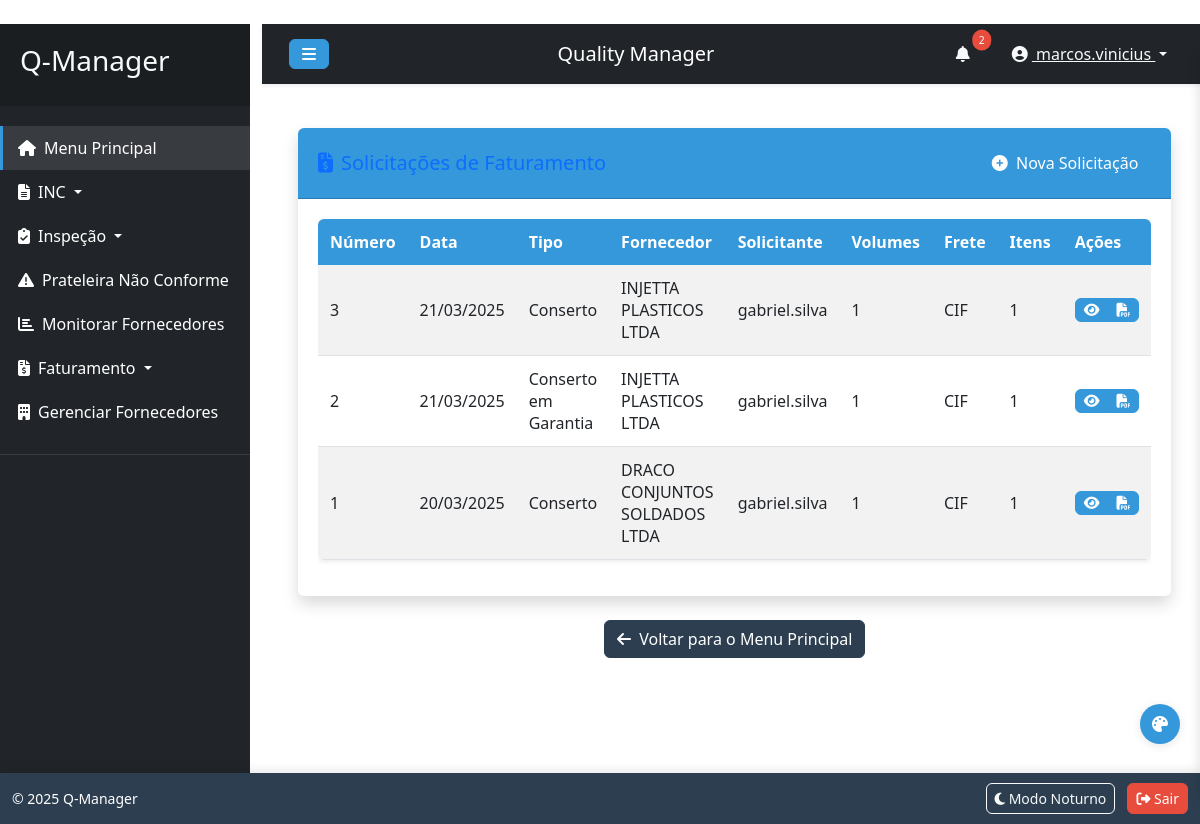
Screenshot of /faturamento/solicitacoes (signed in) with the database file from the repository.
### models.py (models this page shows)
class User(UserMixin, db.Model):
    id = db.Column(db.Integer, primary_key=True)
    username = db.Column(db.String(80), unique=True, nullable=False)
    password = db.Column(db.String(256), nullable=False)
    email = db.Column(db.String(120), unique=True, nullable=True)  # Novo campo para email
    is_admin = db.Column(db.Boolean, default=False)
    is_representante = db.Column(db.Boolean, default=False)  # Novo campo para marcar se é representante
    permissions = db.Column(db.Text, default='{}')  # JSON para armazenar permissões
    created_at = db.Column(db.DateTime, default=datetime.utcnow)
    last_login = db.Column(db.DateTime, nullable=True)
    def has_permission(self, permission_name):
        if self.is_admin:  # Administradores têm todas as permissões
            return True
        try:
            perms = json.loads(self.permissions)
            return perms.get(permission_name, False)
        except:
            return False

class SolicitacaoFaturamento(db.Model):
    id = db.Column(db.Integer, primary_key=True)
    numero = db.Column(db.Integer, unique=True, nullable=False)
    tipo = db.Column(db.String(30), nullable=False)  # Conserto, Conserto em Garantia, Devolução
    data_criacao = db.Column(db.DateTime, default=datetime.utcnow)
    usuario_id = db.Column(db.Integer, db.ForeignKey('user.id'), nullable=False)
    usuario = db.relationship('User', backref=db.backref('solicitacoes', lazy=True))
    fornecedor = db.Column(db.String(100), nullable=False)
    volumes = db.Column(db.Integer, nullable=False)
    tipo_frete = db.Column(db.String(3), nullable=False)  # CIF, FOB
    observacoes = db.Column(db.Text, nullable=True)
    itens = db.relationship('ItemSolicitacaoFaturamento', backref='solicitacao', lazy=True, cascade="all, delete-orphan")

### faturamento_routes.py (the view)
@faturamento_bp.route('/solicitacoes')
@login_required
def listar_solicitacoes_faturamento():
    if not current_user.is_admin and not current_user.has_permission('faturamento'):
        flash('Acesso negado. Você não tem permissão para acessar esta funcionalidade.', 'danger')
        return redirect(url_for('main_menu'))
    solicitacoes = SolicitacaoFaturamento.query.order_by(SolicitacaoFaturamento.id.desc()).all()
    log_user_activity(
        user_id=current_user.id,
        action="view",
        entity_type="solicitacoes_faturamento",
        details={
            "count": len(solicitacoes)
        }
    )
    return render_template('listar_solicitacoes_faturamento.html', solicitacoes=solicitacoes)

### app.py (called while the page is built)
@login_manager.user_loader
def load_user(user_id):
    return User.query.get(int(user_id))

@app.context_processor
def inject_settings():
    from models import LayoutSetting
    settings = {s.element: s for s in LayoutSetting.query.all()}
    return dict(settings=settings, config=app.config)

### utils.py (called while the page is built)
def log_user_activity(user_id, action, entity_type, entity_id=None, details=None):
    from models import UserActivityLog, db
    try:
        ip_address = request.remote_addr
        details_json = None
        if details:
            details_json = json.dumps(details, ensure_ascii=False)
        log_entry = UserActivityLog(
            user_id=user_id,
            action=action,
            entity_type=entity_type,
            entity_id=entity_id,
            details=details_json,
            ip_address=ip_address
        )
        db.session.add(log_entry)
        db.session.commit()
    except Exception as e:
        current_app.logger.error(f"Erro ao registrar atividade do usuário: {str(e)}")
        db.session.rollback()

### templates/listar_solicitacoes_faturamento.html (shortened to what this page needs)
{% extends "base.html" %}
{% block content %}
<div class="container-fluid">
    <div class="card shadow mb-4">
        <div class="card-header py-3 d-flex justify-content-between align-items-center">
            <h5 class="m-0 font-weight-bold text-primary">
                <i class="fas fa-file-invoice-dollar me-2"></i>Solicitações de Faturamento
            </h5>
            <div>
                <a href="{{ url_for('faturamento.nova_solicitacao_faturamento') }}" class="btn btn-primary">
                    <i class="fas fa-plus-circle me-1"></i> Nova Solicitação
                </a>
            </div>
        </div>
        <div class="card-body">
            <div class="table-responsive">
                <table class="table table-striped table-hover" id="solicitacoesTable">
                    <thead>
                        <tr>
                            <th>Número</th>
                            <th>Data</th>
                            <th>Tipo</th>
                            <th>Fornecedor</th>
                            <th>Solicitante</th>
                            <th>Volumes</th>
                            <th>Frete</th>
                            <th>Itens</th>
                            <th>Ações</th>
                        </tr>
                    </thead>
                    <tbody>
                        {% if solicitacoes %}
                            {% for sol in solicitacoes %}
                            <tr>
                                <td>{{ sol.numero }}</td>
                                <td>{{ sol.data_criacao.strftime('%d/%m/%Y') }}</td>
                                <td>{{ sol.tipo }}</td>
                                <td>{{ sol.fornecedor }}</td>
                                <td>{{ sol.usuario.username }}</td>
                                <td>{{ sol.volumes }}</td>
                                <td>{{ sol.tipo_frete }}</td>
                                <td>{{ sol.itens|length }}</td>
                                <td>
                                    <div class="btn-group">
                                        <a href="{{ url_for('faturamento.visualizar_solicitacao_faturamento', solicitacao_id=sol.id) }}" class="btn btn-info btn-sm">
                                            <i class="fas fa-eye"></i>
                                        </a>
                                        <a href="{{ url_for('faturamento.exportar_pdf_solicitacao', solicitacao_id=sol.id) }}" class="btn btn-primary btn-sm">
                                            <i class="fas fa-file-pdf"></i>
                                        </a>
                                    </div>
                                </td>
                            </tr>
                            {% endfor %}
                        {% endif %}
                    </tbody>
                </table>
            </div>
        </div>
    </div>
</div>
<div class="text-center mb-4">
    <a href="{{ url_for('main_menu') }}" class="btn btn-secondary">
        <i class="fas fa-arrow-left me-1"></i> Voltar para o Menu Principal
    </a>
</div>
{% endblock %}

### templates/base.html (shortened to what this page needs)
﻿<!DOCTYPE html>
<html lang="pt-br">
<head>
    <link href="https://cdn.jsdelivr.net/npm/bootstrap@5.3.0/dist/css/bootstrap.min.css" rel="stylesheet">
    <link rel="stylesheet" href="https://cdnjs.cloudflare.com/ajax/libs/font-awesome/6.4.0/css/all.min.css">
    <link rel="stylesheet" href="{{ url_for('static', filename='css/style.css') }}">
</head>
<body>
    <div class="wrapper">
        {% if current_user.is_authenticated %}
        <nav id="sidebar" class="bg-dark">
            <div class="sidebar-header">
                <h3 class="text-light">Q-Manager</h3>
            </div>
            <ul class="list-unstyled components">
                <li class="active">
                    <a href="{{ url_for('main_menu') }}"><i class="fas fa-home me-2"></i>Menu Principal</a>
                </li>
                <li>
                    <a href="#incSubmenu" data-bs-toggle="collapse" aria-expanded="false" class="dropdown-toggle">
                        <i class="fas fa-file-alt me-2"></i>INC
                    </a>
                </li>
                {% if current_user.is_admin or current_user.has_permission('rotina_inspecao') %}
                <li>
                    <a href="#inspecaoSubmenu" data-bs-toggle="collapse" aria-expanded="false" class="dropdown-toggle">
                        <i class="fas fa-clipboard-check me-2"></i>Inspeção
                    </a>
                </li>
                {% endif %}
                {% if current_user.is_admin or current_user.has_permission('prateleira') %}
                <li>
                    <a href="{{ url_for('prateleira.listar_prateleira_nao_conforme') }}">
                        <i class="fas fa-exclamation-triangle me-2"></i>Prateleira Não Conforme
                    </a>
                </li>
                {% endif %}
                {% if current_user.is_admin or current_user.has_permission('fornecedores') %}
                <li>
                    <a href="{{ url_for('inc.monitorar_fornecedores') }}">
                        <i class="fas fa-chart-bar me-2"></i>Monitorar Fornecedores
                    </a>
                </li>
                {% endif %}
                {% if current_user.is_admin or current_user.has_permission('faturamento') %}
                <li>
                    <a href="#faturamentoSubmenu" data-bs-toggle="collapse" aria-expanded="false" class="dropdown-toggle">
                        <i class="fas fa-file-invoice-dollar me-2"></i>Faturamento
                    </a>
                </li>
                {% endif %}
                <li>
                    <a href="{{ url_for('fornecedor.gerenciar_fornecedores') }}">
                        <i class="fas fa-building me-2"></i>Gerenciar Fornecedores
                    </a>
                </li>
            </ul>
        </nav>
        {% endif %}
        <div id="content" class="container-fluid">
            {% if current_user.is_authenticated %}
            <nav class="navbar navbar-expand-lg navbar-dark bg-dark">
                <div class="container-fluid">
                    <button type="button" id="sidebarCollapse" class="btn btn-info">
                        <i class="fas fa-bars"></i>
                    </button>
                    <span class="navbar-brand ms-3">Quality Manager</span>
                    <div class="d-flex align-items-center">
                        <div class="notification-bell me-3">
                            <button class="btn btn-link position-relative" id="notificationButton">
                                <i class="fas fa-bell text-light"></i>
                                <span class="notification-badge position-absolute top-0 start-100 translate-middle badge rounded-pill bg-danger" style="display:none;">
                                </span>
                            </button>
                        </div>
                        <div class="dropdown">
                            <button class="btn btn-link dropdown-toggle text-light" type="button" id="userDropdown" data-bs-toggle="dropdown" aria-expanded="false">
                                <i class="fas fa-user-circle me-1"></i> {{ current_user.username }}
                            </button>
                        </div>
                    </div>
                </div>
            </nav>
            {% endif %}
            <div class="content-body p-4">
                {% block content %}{% endblock %}
            </div>
        </div>
    </div>
    <div class="theme-selector">
        <button class="theme-toggle" id="theme-toggle">
            <i class="fas fa-palette"></i>
        </button>
    </div>
    {% if current_user.is_authenticated %}
    <footer class="footer">
        <div class="container-fluid">
            <div class="row">
                <div class="col-12 d-flex justify-content-between align-items-center">
                    <div class="footer-copyright text-white">
                        <small>&copy; 2025 Q-Manager</small>
                    </div>
                    <div>
                        <button id="toggleNightMode" class="btn btn-sm btn-outline-light me-2">
                            <i class="fas fa-moon"></i> Modo Noturno
                        </button>
                        <a href="{{ url_for('auth.logout') }}" class="btn btn-sm btn-danger">
                            <i class="fas fa-sign-out-alt"></i> Sair
                        </a>
                    </div>
                </div>
            </div>
        </div>
    </footer>
    {% endif %}
    <div id="toast-container" class="position-fixed bottom-0 end-0 p-3" style="z-index: 1100;"></div>
</body>
</html>

### rows the page displays
User: username "marcos.vinicius"
SolicitacaoFaturamento: numero "3", data_criacao "21/03/2025", tipo "Conserto", fornecedor "INJETTA PLASTICOS LTDA", usuario.username "gabriel.silva", volumes "1", tipo_frete "CIF", itens|length "1"
SolicitacaoFaturamento: numero "2", data_criacao "21/03/2025", tipo "Conserto em Garantia", fornecedor "INJETTA PLASTICOS LTDA", usuario.username "gabriel.silva", volumes "1", tipo_frete "CIF", itens|length "1"
SolicitacaoFaturamento: numero "1", data_criacao "20/03/2025", tipo "Conserto", fornecedor "DRACO CONJUNTOS SOLDADOS LTDA", usuario.username "gabriel.silva", volumes "1", tipo_frete "CIF", itens|length "1"
